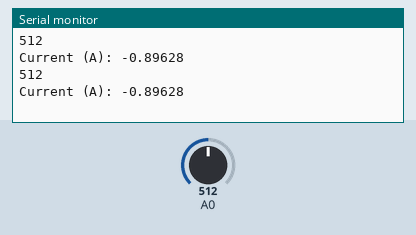
This sketch was run on a simulated Arduino Uno, built with avr-gcc and run on an emulated ATmega328P. On the bench: the last lines printed to the serial monitor. The inputs (shaded band) are chosen by the test bench; at power-on: A0 = 512.

Above: at 1.8 s.
1.9 s: A0 set to 716
At 2.8 s:
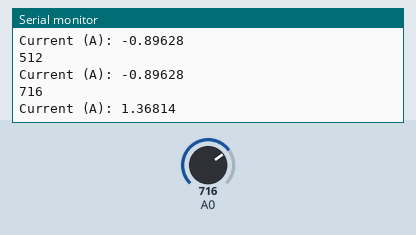
3.4 s: A0 set to 900
At 4.7 s:
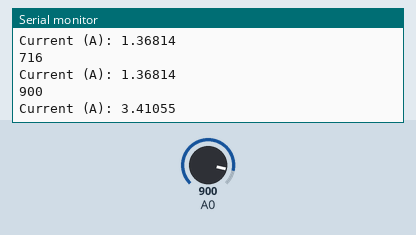
Timing chart, 0 to 6.4 s (numbered marks = the images above; inputs shaded):
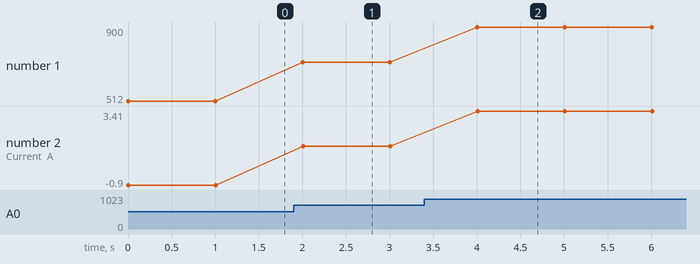

Measured:
- after the input at 1.9 s, the serial monitor: prints a new line after 0.10 s (image 1)
- after the input at 3.4 s, the serial monitor: prints a new line after 0.61 s (image 2)
- plotted number 1: 512 → 716 after the input at 1.9 s, 716 → 900 after the input at 3.4 s
- plotted number 2: -0.9 → 1.37 after the input at 1.9 s, 1.37 → 3.41 after the input at 3.4 s

The sketch:

current-op-amp.ino
```cpp
void setup() {
  // put your setup code here, to run once:
  Serial.begin(9600);

}

void loop() {
  // put your main code here, to run repeatedly:
  int sensorValue = analogRead(A0);

  float voltage = sensorValue * (5.0 / 1023.0);

  Serial.println(sensorValue);

  // Op Amp
  float actualVoltage = (voltage - 2.7705) / 0.5504;

  float offset = 0.230;

  // - offset when + current. + offset when - current?
  // How to determine which direction before offset?

  float current = (actualVoltage - offset) / 100.0;
  current = current * 1000;
  current = current / 8.0;

  Serial.print("Current (A): ");
  Serial.println(current, 5);

  delay(1000);
}
```
